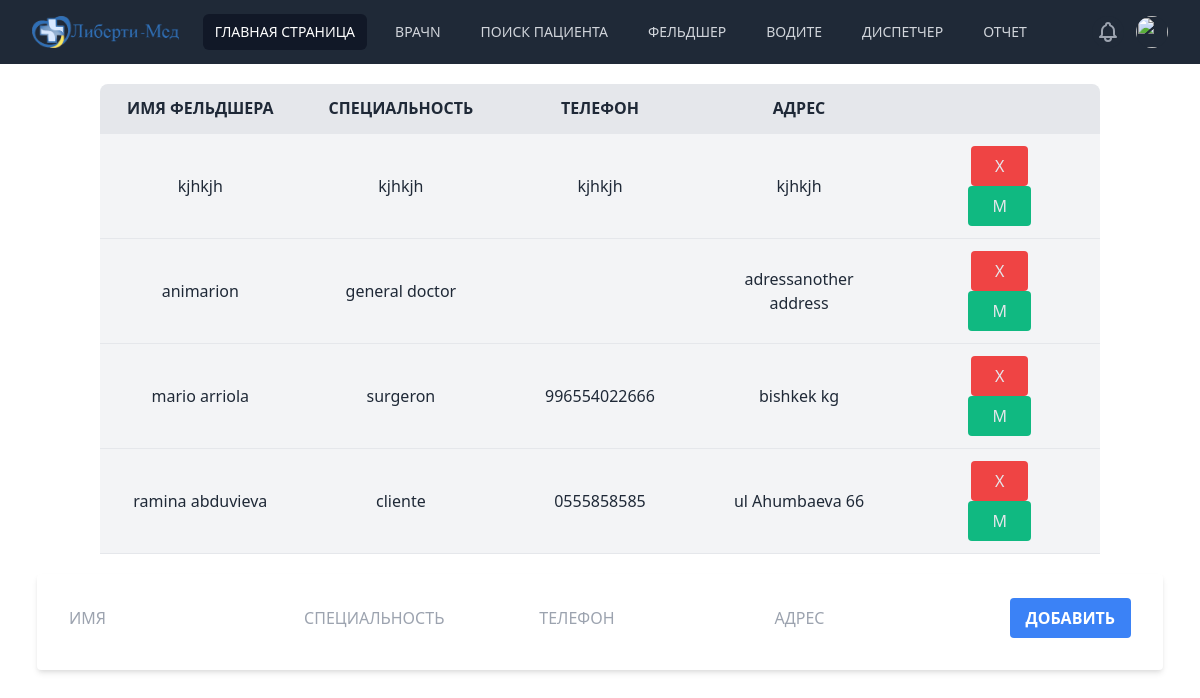
The page /paramedics (signed in) on the database as committed earlier.
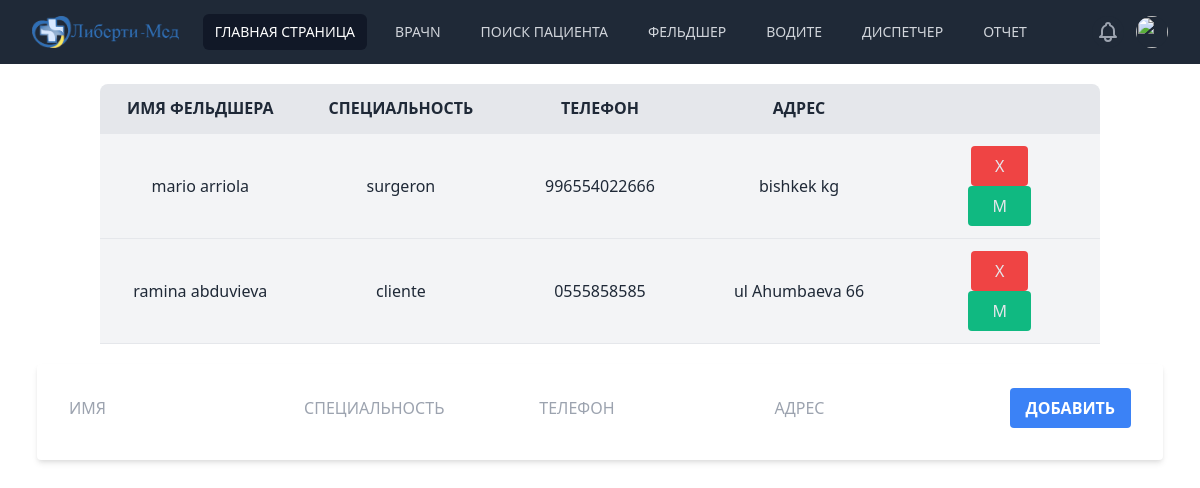
The same page on the database as committed later.
### tables this page shows
CREATE TABLE paramedics (id INTEGER PRIMARY KEY AUTOINCREMENT, name TEXT NOT NULL,especiality TEXT NOT NULL,phone TEXT NOT NULL, address TEXT NOT NULL);

### aplication.py (the view)
@app.route("/paramedics", methods=["GET", "POST"])
@login_require
def paramedics():
    if request.method == "POST":
        doctor_name = request.form.get("name")
        doctor_spc = request.form.get("especiality")
        doctor_phone = request.form.get("phone")
        doctor_address = request.form.get("address")
        if not doctor_name or not doctor_spc or not doctor_phone or not doctor_address:
            return "you need to fill all the fields"
        else:
            with sqlite3.connect(db_path) as conn:
                cur = conn.cursor()
                is_update = request.form.get("mody")
                if is_update == "1":
                    doctor_id = request.form.get("id")
                    cur.execute(
                        "UPDATE paramedics SET name=(?), especiality=(?), phone=(?), address=(?) WHERE id=(?)",
                        (
                            doctor_name,
                            doctor_spc,
                            doctor_phone,
                            doctor_address,
                            doctor_id,
                        ),
                    )
                    return redirect("/paramedics")
                else:
                    exist_paramedic = cur.execute(
                        "SELECT * FROM paramedics WHERE phone=(?)", (doctor_phone,)
                    )
                    alredy_in_db = exist_paramedic.fetchall()
                    if not alredy_in_db:
                        cur.execute(
                            "INSERT INTO paramedics(name, especiality, phone, address) VALUES(?, ?, ?, ?)",
                            (
                                doctor_name,
                                doctor_spc,
                                doctor_phone,
                                doctor_address,
                            ),
                        )
                        return redirect("/paramedics")
                    else:
                        return "somthing is happening here"
    else:
        with sqlite3.connect(db_path) as conn:
            cur = conn.cursor()
            paramedics_all = cur.execute("SELECT * FROM paramedics")
            paramedics = paramedics_all.fetchall()
            return render_template("paramedics.html", paramedics=paramedics)

### aplication.py (called while the page is built)
@app.teardown_appcontext
def close_connection(exception):
    db = getattr(g, "_database", None)
    if db is not None:
        db.close()

### helpers.py (called while the page is built)
def login_require(f):
    @wraps(f)
    def decorated_function(*args, **kwargs):
        if session.get('user_id') is None:
            return redirect(url_for('login' ,next=request.url))
        return f(*args, **kwargs)
    return decorated_function

### templates/paramedics.html (shortened to what this page needs)
{% extends "layout.html" %}
{% block main %}
    <table class="rounded-t-lg m-5 w-5/6 mx-auto bg-gray-200 text-gray-800">
        <tr class="left border-b-2 border-gray-30">
            <th class="px-4 py-3">ИМЯ ФЕЛЬДШЕРА</th>
            <th class="px-4 py-3">СПЕЦИАЛЬНОСТЬ</th>
            <th class="px-4 py-3">ТЕЛЕФОН</th>
            <th class="px-4 py-3">АДРЕС</td>
        </tr>
        {% for paramedic in paramedics %}
        <tr class="bg-gray-100 border-b border-gray-200">
            <td class="px-4 py-3" id="name\\{{paramedic[0]}}">{{paramedic[1]}}</td>
            <td class="px-4 py-3" id="especialitye\\{{paramedic[0]}}">{{paramedic[2]}}</td>
            <td class="px-4 py-3" id="phone\\{{paramedic[0]}}">{{paramedic[3]}}</td>
            <td class="px-4 py-3" id="address\\{{paramedic[0]}}">{{paramedic[4]}}</td>
            <td class="px-4 py-3"> <form action="/deleteparamedic" method="post">
                    <button type="submit"class="bg-red-500 text-gray-200 rounded hover:bg-red-400 px-6 py-2 focus:outline-none mx-1"> X </button>
                </form>
                <button   class="bg-green-500 text-gray-200 rounded hover:bg-green-400 px-6 py-2 focus:outline-none mx-10" onclick="modify({{paramedic[0]}})"/> М</button>
            </td>
        </tr>
        {% endfor %}
    </table>
    <form action="/paramedics" method="post" class="bg-white shadow-md rounded px-8 pt-6 pb-8 mb-4">
        <input type="text" name="name"id ="name-form" placeholder="ИМЯ">
        <input type="text" name="especiality" id="especiality-form"  placeholder="СПЕЦИАЛЬНОСТЬ">
        <input type="text" name="phone" id="phone-form" placeholder="ТЕЛЕФОН">
        <input type="text" name="address" id="address-form" placeholder="АДРЕС">
        <button type="submit" id="btn" class="bg-blue-500 hover:bg-blue-700 text-white font-bold py-2 px-4 rounded focus:outline-none focus:shad    ow-outline"> ДОБАВИТЬ </button>
        </form>
{% endblock %}

Rows that differ between the two databases and show on the page:
removed paramedics: name "kjhkjh", especiality "kjhkjh", phone "kjhkjh", address "kjhkjh"
removed paramedics: name "animarion", especiality "general doctor", address "adressanother address"
